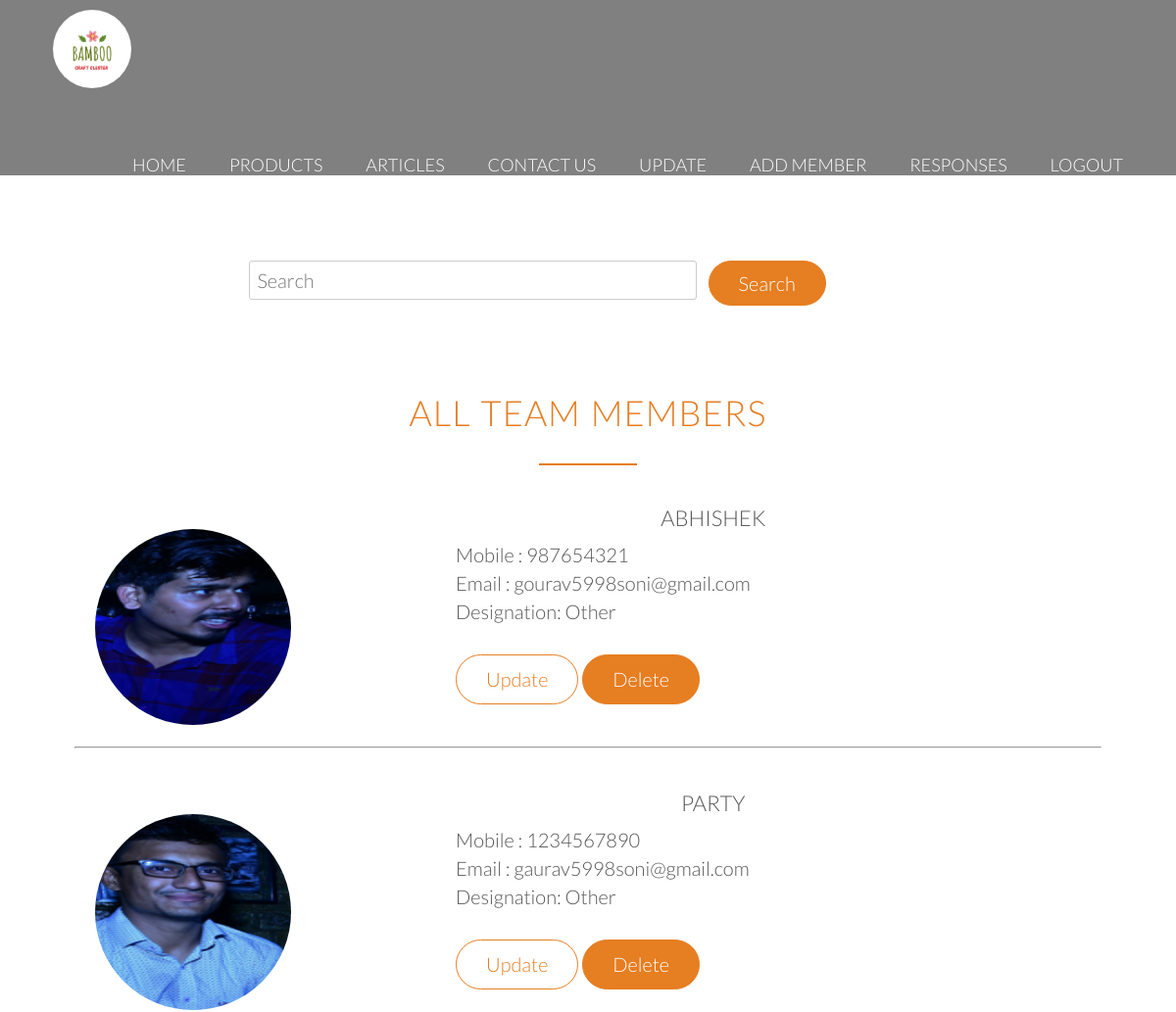
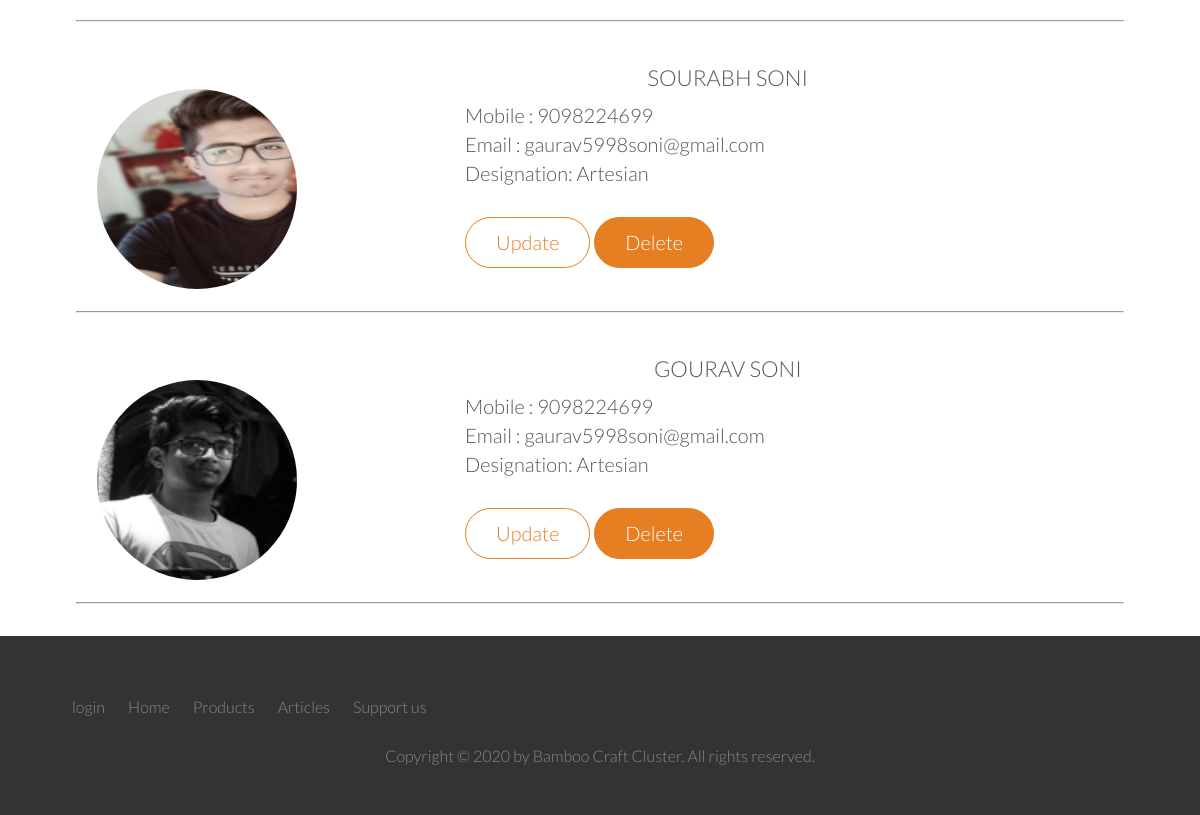
Page /cluster/our-team/ (signed in) on the committed database (2 pictures, top to bottom).
### cluster/models.py (models this page shows, shortened)
class OurTeam(models.Model):
    emp_id = models.CharField(null=False, max_length=10, unique=True)
    name = models.CharField(null=False, max_length=30)
    email = models.EmailField(null=True)
    mobile = models.IntegerField(null=True)
    designation = models.CharField(null=False, max_length=15)
    date = models.DateTimeField(auto_now_add=True)
    profile_img = models.ImageField(upload_to="profile_images", null=False)

### cluster/views.py (the view)
# urls.py: path('our-team/', views.our_team, name="our_team"),
def our_team(request):
	form = OurTeamForm()
	members = OurTeam.objects.all().order_by('-date')
	page    = request.GET.get('page', 1)
	paginator= Paginator(members, 10)
	try:
		users = paginator.page(page)
	except PageNotAnInteger:
		users = paginator(1)
	except EmptyPage:
		users = paginator.page(paginator.num_pages)
	query = request.GET.get('search')
	if query:
		members = OurTeam.objects.filter(Q(name__icontains=query)|
			Q(designation__icontains=query))
	context = {
		'page_obj': members,
	}
	return render(request, 'cluster/admin/our_team.html', context)

### cluster/templates/cluster/admin/our_team.html (shortened to what this page needs)
{% extends 'cluster/base.html' %}
{% load static %}
{% block body_block %}
<div style="background-color: grey; ">{% include 'cluster/header2.html' %}</div>
{% if user.is_authenticated %}
   <section class="section-form">
     <form method='get'  class="contact-form">
         <div class="row">
             <div class="col span-2-of-3">
                 <input type="text" name="search" id="search" placeholder="Search" required>
             </div>
             <div class="col span-1-of-3">
                 <input type="submit" value="Search">
             </div>
         </div>
     </form>
   </section>
    <div class="row">
    	<a href="{% url 'our_team'%}">
        <h2>All Team Members</h2>
    </a>
         <div class="row ">
        {% for member in page_obj %}
                <div class="row">
                    <div class="profile-box">
                        <div class="col span-1-of-4">
                            <div class="profile-image">
                                <img src="{{ member.profile_img.url }}" alt="{{product.p_title}}">
                            </div>
                        </div>
                        <div class="col span-3-of-4">
                            <h3>{{member.name}}</h3>
                            <p class="long-copy">
                                Mobile     : {{member.mobile}}<br>
                                Email      : {{member.email}}<br>
                                Designation: {{member.designation}}
                                <br><br>
                            <a class="btn btn-ghost" href="{% url 'update_our_team' member.id%}">Update</a>
                            <a class="btn btn-full" href="{% url 'delete_our_team' member.id%}">Delete</a>
                            </p>
                        </div>
                    </div>
                </div>
             <hr>
             <br>
              {% endfor %}
            </div>
    </div>
{% endif %}
{% endblock %}

### cluster/static/cluster/resources/css/style.css (style rules this page uses)
* { margin: 0; padding: 0; box-sizing: border-box; }
html, body { background-color: #fff; color: #555; font-family: 'Lato', 'Arial', sans-serif; font-weight: 300; font-size: 20px; text-rendering: optimizeLegibility; overflow-x: hidden; }
hr { margin-top: 8px; margin-bottom: 8px; }
.row { max-width: 1140px; margin: 0 auto; }
section { padding: 80px 0; }
h1, h2, h3, h4 { font-weight: 300; text-transform: uppercase; }
h2 { font-size: 180%; word-spacing: 2px; text-align: center; margin-bottom: 30px; letter-spacing: 1px; }
h3 { font-size: 110%; margin-bottom: 10px; text-align: center; }
h2:after { display: block; height: 2px; background-color: #e67e22; content: " "; width: 100px; margin: 0 auto; margin-top: 30px; }
.long-copy { line-height: 145%; width: 70%; margin-left: 15%; }
a:link, a:visited { color: #e67e22; text-decoration: none; padding-bottom: 1px; border-bottom: 1px solid #e67e22; -webkit-transition: border-bottom 0.2s, color 0.2s; transition: border-bottom 0.2s, color 0.2s; }
.btn:link, .btn:visited, input[type=submit] { display: inline-block; padding: 10px 30px; font-weight: 300; text-decoration: none; border-radius: 200px; -webkit-transition: background-color 0.2s, border 0.2s, color 0.2s; transition: background-color 0.2s, border 0.2s, color 0.2s; }
.btn-full:link, .btn-full:visited, input[type=submit] { background-color: #e67e22; border: 1px solid #e67e22; color: #fff; margin-right: 15px; }
.btn-ghost:link, .btn-ghost:visited { border: 1px solid #e67e22; color: #e67e22; }
.contact-form { width: 60%; margin: 0 auto; }
input[type=text], input[type=email], input[type=password], select, textarea { width: 100%; padding: 7px; border-radius: 3px; border: 1px solid #ccc; }
.profile-image { font-size: 90%; margin-top: 25px; display: block; }
.profile-image img { border-radius: 50%; height: 200px; width: 200px; margin-left:auto; margin-right:auto; }

### cluster/static/cluster/resources/css/queries.css (style rules this page uses)
@media only screen and (max-width: 1200px) { .row { padding: 0 2%; } }

### rows in the picture
OurTeam: profile_img (picture), name "ABHISHEK", mobile "987654321", email "gourav5998soni@gmail.com", designation "Other"
OurTeam: profile_img (picture), name "PARTY", mobile "1234567890", email "gaurav5998soni@gmail.com", designation "Other"
OurTeam: profile_img (picture), name "SOURABH SONI", mobile "9098224699", email "gaurav5998soni@gmail.com", designation "Artesian"
OurTeam: profile_img (picture), name "GOURAV SONI", mobile "9098224699", email "gaurav5998soni@gmail.com", designation "Artesian"
